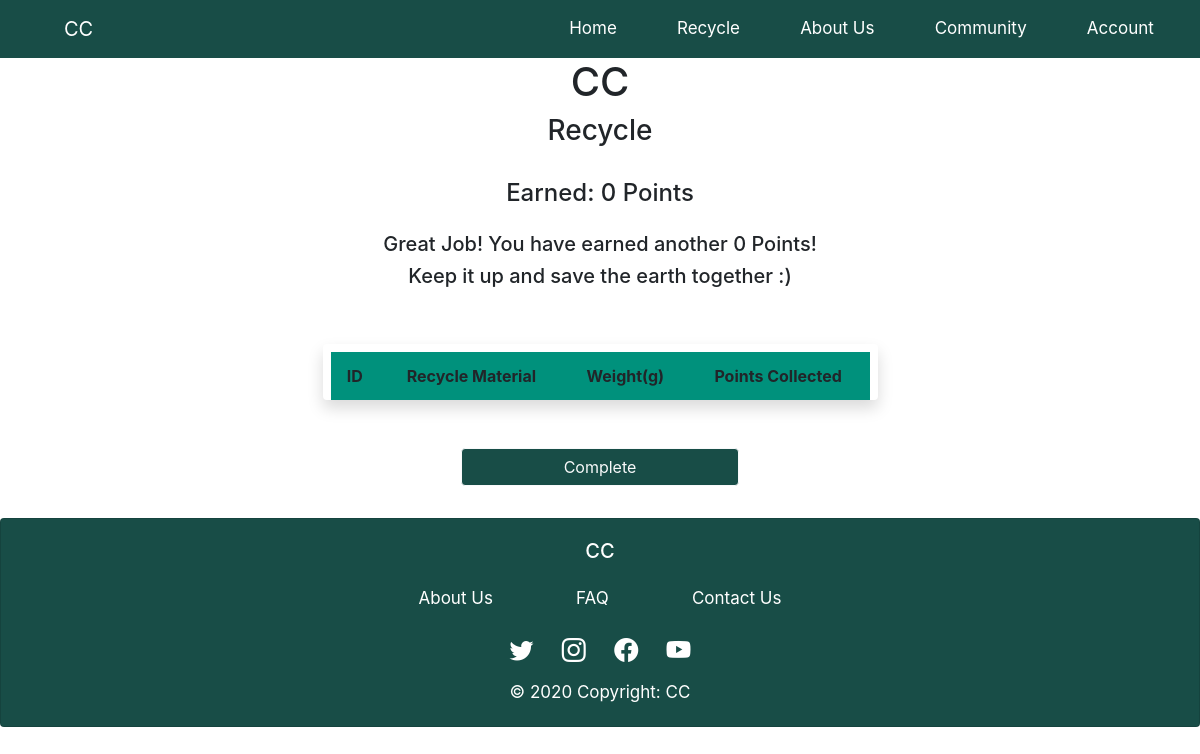
Before: /process3/1 with the older database file.
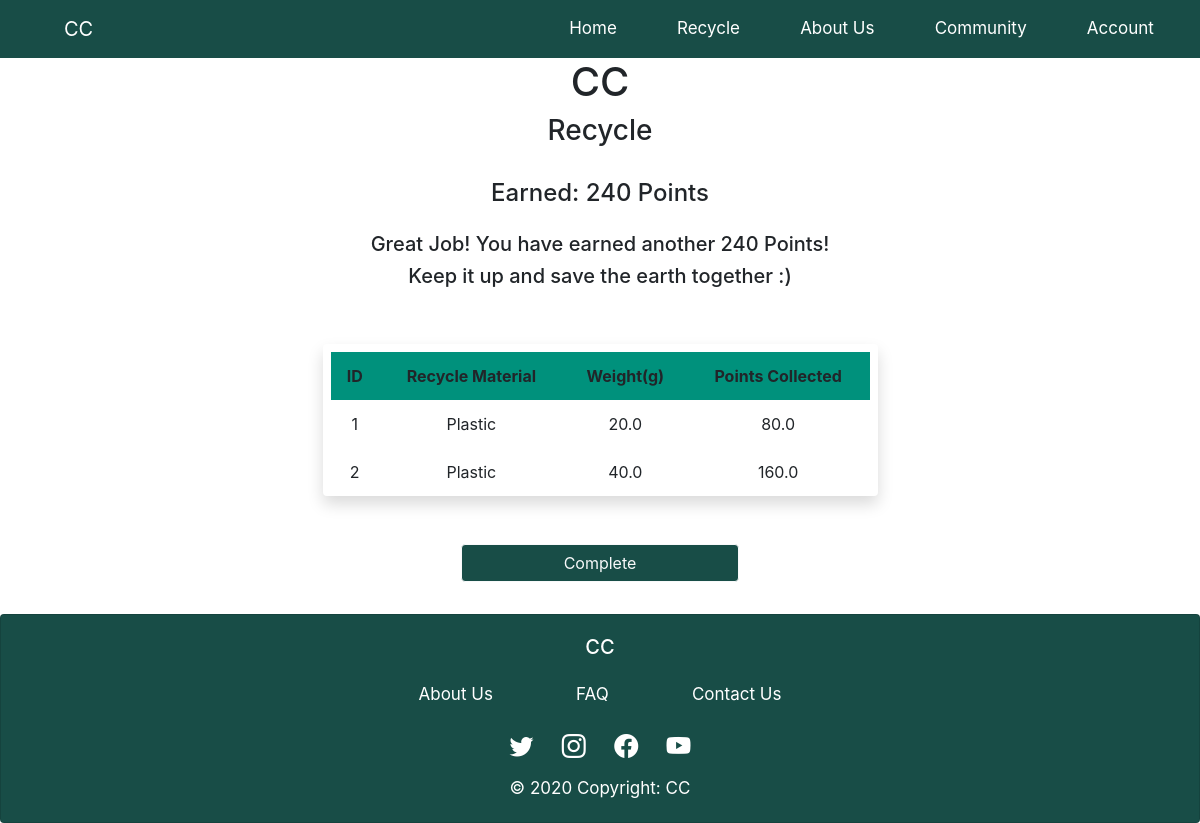
After: the same page with the newer database file.
### app.py (models this page shows)
class RecycledItem(db.Model):
    id = db.Column(db.Integer, primary_key = True)
    material = db.Column(db.String(200), nullable = False)
    weight = db.Column(db.Float, nullable = False)
    recycle_id = db.Column(db.Integer, db.ForeignKey('recycle.id'))
    def __init__(self, material, weight):
        self.material = material
        self.weight = weight
    @hybrid_property
    def calculate_points(self):
        if self.material == 'Paper':
            point = 2 * self.weight
        elif self.material == 'Plastic':
            point = 4 * self.weight
        else:
            point = 5 * self.weight
        return point

### app.py (the view)
@app.route('/process3/<int:id>', methods=['GET', 'POST'])
def process3(id):
    recycled_items = RecycledItem.query.order_by(RecycledItem.recycle_id) # Can be Used for user history
    i = RecycledItem
    store_point = []
    for recycled_item in recycled_items:
        point = RecycledItem(recycled_item.material, recycled_item.weight)
        store_point.append(point.calculate_points)
    total_point = "{:.0f}".format(sum(store_point))
    return render_template("MachineProcess/process3.html", recycled_items = recycled_items, i = i, total_point = total_point)

### app.py (called while the page is built)
@app.before_request
def before_request():
    g.user = None
    if 'user id' in session:
        g.user = session['user id']

### templates/MachineProcess/process3.html (shortened to what this page needs)
{% extends "base.html" %}
{% block head %}
    <link rel="stylesheet" href="{{ url_for('static', filename='CSS/process.css')}}">
{% endblock %}
{% block content %}
<div class="container-sm col-lg-6 ml-auto">
    <h1 class="text-center">CC</h1>
    <h3 class="text-center">Recycle</h3>
    <br>
    <div class="form-group pb-3">
        <h4 class="text-center pb-3">Earned: {{total_point}} Points</h4>
        <h5 class="text-center">Great Job! You have earned another {{total_point}} Points!</h5>
        <h5 class="text-center pb-3">Keep it up and save the earth together :)</h5>
    </div>
    <div class="pr-2 pt-2 pl-2 rounded shadow mb-5">
        <table class="table">
            <thead class="thead-green">
              <tr class="text-center">
                <th scope="col">ID</th>
                <th scope="col">Recycle Material</th>
                <th scope="col">Weight(g)</th>
                <th scope="col">Points Collected</th>
              </tr>
            </thead>
            <tbody>
              {% for recycled_item in recycled_items%}
              <tr class="text-center">
                <td>{{ recycled_item.id }}</td>
                <td>{{ recycled_item.material }}</td>
                <td>{{ recycled_item.weight }}</td>
                <td>{{ i(recycled_item.material, recycled_item.weight).calculate_points}}</td>
              </tr>
              {% endfor%}
            </tbody>
          </table>
        </div>
        <div class="form-group pb-3 d-flex justify-content-center">
            <a type="button" href="{{ url_for('process1')}}" class="btn button-color btn-outline-light w-50">Complete</a>
        </div>
</div>
{% endblock %}

### templates/base.html (shortened to what this page needs)
<!DOCTYPE html>
<html lang="en">
<head>
    <link rel="stylesheet" href="https://cdn.jsdelivr.net/npm/bootstrap@4.6.2/dist/css/bootstrap.min.css">
    <link rel="stylesheet" href="https://cdn.jsdelivr.net/npm/bootstrap-icons@1.9.1/font/bootstrap-icons.css">
    <link rel="stylesheet" href="{{ url_for('static', filename='CSS/base.css')}}">
    {% block head %}
    {% endblock %}
</head>
<body>
    {% block navbar %}
        {% if session['account_type'] != "Guest" %}
            {% include 'includes/_navbar.html' %}
        {% else %}
            {% include 'includes/_guest_navbar.html' %}
        {% endif %}
    {% endblock %}
    <div class="container-fluid">
        {% block content %}
        {% endblock %}
    </div>
    {% block footer %}
        {% include 'includes/_footer.html' %}
    {% endblock %}
</body>
</html>

### templates/includes/_navbar.html (shortened to what this page needs)
<nav class="navbar navbar-expand-sm">
<a class="navbar-brand mt-lg-0" href="/">CC</a>
<div class="collapse navbar-collapse" id="navbarSupportedContent">
    <ul class="navbar-nav">
        <li class="nav-item">
        <a class="nav-link" href="/">Home</a>
        </li>
        <li class="nav-item">
        <a class="nav-link" href="/process1">Recycle</a>
        </li>
        <li class="nav-item">
            <a class="nav-link" href="#">About Us</a>
        </li>
        <li class="nav-item">
        <a class="nav-link" href="#">Community</a>
        </li>
        <li class="nav-item">
            <a class="nav-link" href="#">Account</a>
        </li>
    </ul>
</div>
</nav>

### templates/includes/_footer.html
<div class="card text-center footer">
    <div class="card-body">
        <h5 class="card-title">CC</h5>
        <div class="footerlink-grid mx-auto">
            <a class="about" href="/Aboutus">About Us</a>
            <a class="faq" href="/faq">FAQ</a>
            <a class="contact" href="/">Contact Us</a>
        </div>
        <div class="footersocials-grid mx-auto">
            <a class="twitter" href="https://twitter.com/i/flow/login"><i class="bi bi-twitter"></i></a>
            <a class="ig" href="https://www.instagram.com/accounts/login/"><i class="bi bi-instagram"></i></a>
            <a class="fb" href="https://www.facebook.com/"><i class="bi bi-facebook"></i></a>
            <a class="yt" href="https://www.youtube.com/"><i class="bi bi-youtube"></i></a>
        </div>
        <span>© 2020 Copyright: CC</span>
    </div>
</div>

### static/CSS/base.css (style rules this page uses)
nav, .footer { background-color: #184D47; color: #FFF; font-size: 17px; }
a, i { color: #FFF; }
.navbar-brand { margin-left: 3rem; }
nav div ul { margin-left: auto; justify-content: space-around; width: 60%; }
.about { grid-area: about; }
.faq { grid-area: faq; }
.contact { grid-area: contact; }
.twitter { grid-area: twitter; }
.ig { grid-area: instagram; }
.fb { grid-area: facebook; }
.yt { grid-area: youtube; }
.footerlink-grid { display: grid; grid-template-areas: 'about faq contact'; gap: 5px; padding: 11px; width: 40%; }
.footersocials-grid { display: grid; grid-template-areas: 'twitter instagram facebook youtube'; gap: 0px; padding: 11px; width: 20%; }
.bi { font-size: 1.5rem; }
.table td, .table thead th { border-top: none; border-bottom: 0rem !important; }

### static/CSS/process.css (style rules this page uses)
.button-color { background-color: #184D47; }
.thead-green { background-color: #00917C; }

Changed rows visible on the page:
added RecycledItem: id "1", material "Plastic", weight "20.0", material+weight "80.0"
added RecycledItem: id "2", material "Plastic", weight "40.0", material+weight "160.0"
Other visible differences:
{{ total_point }}: "0" → "240"
